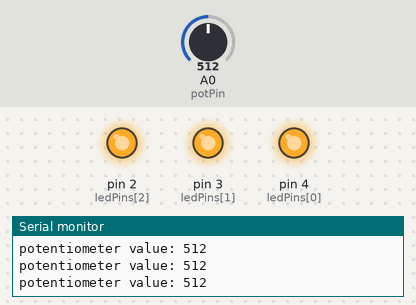
A sketch run on a simulated Arduino Uno, built with avr-gcc and run on an emulated ATmega328P. Shown: output pins drawn as LEDs (lit = HIGH), the last lines printed to the serial monitor. The inputs (shaded band) are chosen by the test bench; at power-on: A0 (potPin) = 512.

Above: at 1.2 s.
1.3 s: A0 (potPin) set to 716
At 1.8 s:
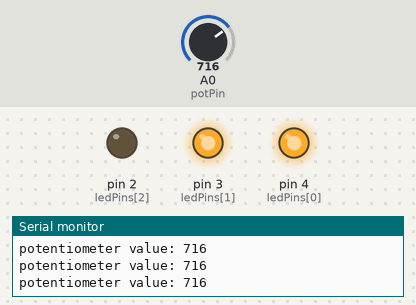
2.8 s: A0 (potPin) set to 511
At 3.2 s:
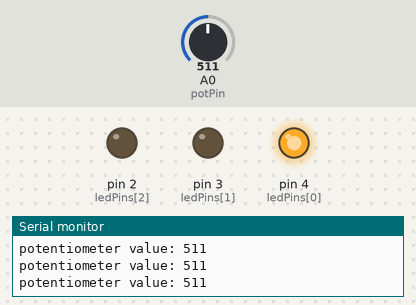
4.3 s: A0 (potPin) set to 246
At 4.6 s:
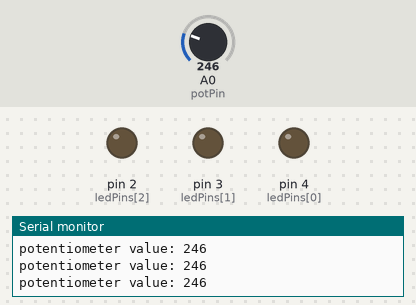
5.8 s: A0 (potPin) set to 266
At 7.0 s:
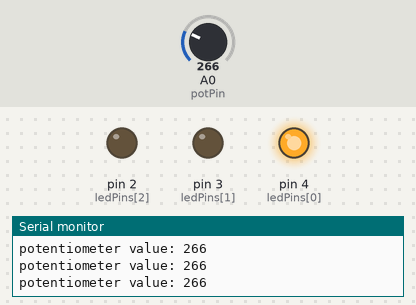
7.3 s: A0 (potPin) set to 122
At 8.6 s:
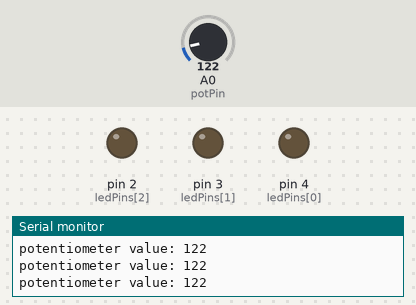
Timing chart, 0 to 9.8 s (numbered marks = the images above; inputs shaded):
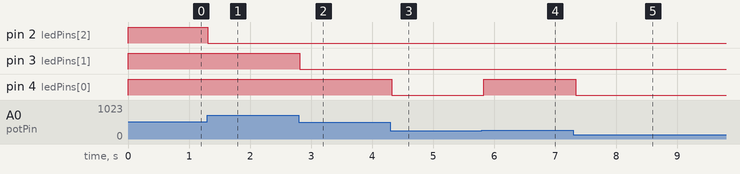

Measured:
- after the input at 1.3 s, pin 2 (ledPins[2]): HIGH → LOW at once
- after the input at 2.8 s, pin 3 (ledPins[1]): HIGH → LOW at once
- after the input at 4.3 s, pin 4 (ledPins[0]): HIGH → LOW at once
- after the input at 5.8 s, pin 4 (ledPins[0]): LOW → HIGH at once
- after the input at 7.3 s, pin 4 (ledPins[0]): HIGH → LOW at once

The sketch:

exempel-while-for.ino
```cpp
const int ledPins [] = {4, 3, 2};
const int potPin = A0;

void setup()
{
  int i = 0;
  while (i < 3)
  {
    pinMode(ledPins[i], OUTPUT);
    i = i + 1;
  }
  Serial.begin(9600);
}

void loop()
{
  int potValue = analogRead(potPin);
  Serial.print("potentiometer value: ");
  Serial.println(potValue);
  if (0 <= potValue && potValue < 256)
  {
    for (int i = 0; i < 3; i = i + 1)
    {
      digitalWrite(ledPins[i], LOW);
    }
  }
  else if (256 < potValue && potValue < 512)
  {
    digitalWrite(ledPins[0], HIGH);
    digitalWrite(ledPins[1], LOW);
    digitalWrite(ledPins[2], LOW);
  }
  else if (512 < potValue && potValue < 768)
  {
    digitalWrite(ledPins[0], HIGH);
    digitalWrite(ledPins[1], HIGH);
    digitalWrite(ledPins[2], LOW);
  }
  else
  {
    digitalWrite(ledPins[0], HIGH);
    digitalWrite(ledPins[1], HIGH);
    digitalWrite(ledPins[2], HIGH);
  }
  delay(100);
}
```
